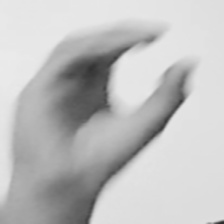
#> input picture mark 4/preaugmentation/0/Abellaneda_0-9_0007.jpg, 224 x 224 px; its folder holds only this picture in this run
$ python augmentation.py
#> lines starting #> are read from the running program, lines starting #| are printed output that depends on the picture
# augmentation.py
import os
import cv2
import csv
import random
import numpy as np
from glob import glob

# Input / Output
input_folder = "preaugmentation"
output_folder = "augmented"
annotations_file = "augmented_annotations.csv"

os.makedirs(output_folder, exist_ok=True)

# Create CSV header
with open(annotations_file, mode="w", newline="") as f:
    writer = csv.writer(f)
    writer.writerow(["class_label", "original_filename", "augmented_filename"])

# --- Augmentation functions ---

def random_rotation(image):
    angle = random.uniform(-15, 15)
    h, w = image.shape[:2]
    M = cv2.getRotationMatrix2D((w/2, h/2), angle, 1)
    return cv2.warpAffine(image, M, (w, h), borderMode=cv2.BORDER_REFLECT)

def horizontal_flip(image):
    return cv2.flip(image, 1)

def random_brightness_contrast(image):
    alpha = random.uniform(0.7, 1.3)  # contrast
    beta = random.uniform(-40, 40)    # brightness
    return cv2.convertScaleAbs(image, alpha=alpha, beta=beta)

def random_zoom_translation(image):
    h, w = image.shape[:2]
    zoom_factor = random.uniform(1.0, 1.2)  # up to 20% zoom
    new_w, new_h = int(w * zoom_factor), int(h * zoom_factor)

    resized = cv2.resize(image, (new_w, new_h))
    x_start = random.randint(0, max(new_w - w, 0))
    y_start = random.randint(0, max(new_h - h, 0))
    cropped = resized[y_start:y_start+h, x_start:x_start+w]

    if cropped.shape[0] < h or cropped.shape[1] < w:
        cropped = cv2.resize(cropped, (w, h))

    return cropped

def add_noise(image):
    noise = np.random.normal(0, 20, image.shape).astype(np.int16)
    noisy = np.clip(image.astype(np.int16) + noise, 0, 255).astype(np.uint8)
    return noisy

def augment_image(img):
    transforms = [
        random_rotation,
        horizontal_flip,
        random_brightness_contrast,
        random_zoom_translation,
        add_noise
    ]
    # Randomly pick one transform per augmentation
    return random.choice(transforms)(img)

# --- Process each class folder ---
for class_folder in os.listdir(input_folder):
    class_path = os.path.join(input_folder, class_folder)
    if not os.path.isdir(class_path):
        continue

    # Output subfolder
    output_class_folder = os.path.join(output_folder, class_folder)
    os.makedirs(output_class_folder, exist_ok=True)

    # Process all images
    images = glob(os.path.join(class_path, "*.jpg")) + glob(os.path.join(class_path, "*.png"))

    for img_path in images:
        img_name = os.path.basename(img_path)
        img = cv2.imread(img_path)
#> img is the input picture: shape (224, 224, 3); min 43, max 234, mean 190.8

        if img is None:
            print(f"⚠️ Skipping unreadable image: {img_path}")
            continue

        # Generate 50 augmented images
        for i in range(50):
            aug_img = augment_image(img)
            aug_filename = f"{os.path.splitext(img_name)[0]}_aug{i+1:03d}.jpg"
            aug_path = os.path.join(output_class_folder, aug_filename)

            cv2.imwrite(aug_path, aug_img)

            # Save annotation
            with open(annotations_file, mode="a", newline="") as f:
                writer = csv.writer(f)
                writer.writerow([class_folder, img_name, aug_filename])
#> this loop made 50 passes
#> pass 1, in random_zoom_translation, `cropped = resized[y_start:y_start+h, x_start:x_start+w]`:
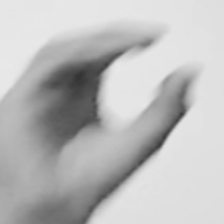
#> cropped: shape (224, 224, 3); min 50, max 233, mean 187.4
#> pass 2, `aug_img = augment_image(img)`:
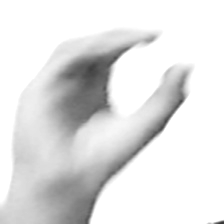
#> aug_img: shape (224, 224, 3); min 54, max 255, mean 225.8

    print(f"✅ Finished class {class_folder}: {len(images)*50} augmented images saved to {output_class_folder}")
#| ✅ Finished class 0: 50 augmented images saved to augmented/0
#> pass 2 of the loop `for class_folder in os.listdir(input_folder):`:
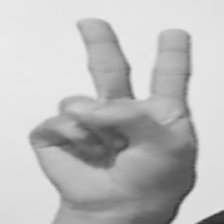
#> input picture mark 4/preaugmentation/2/Abellaneda_0-9_0207.jpg, 224 x 224 px
#> img is the input picture: shape (224, 224, 3); min 43, max 235, mean 189.2
#> the loop `for i in range(50):` made 50 passes
#> pass 1, in add_noise (call 13), `noisy = np.clip(image.astype(np.int16) + noise, 0, 255).astype(np.uint8)`:
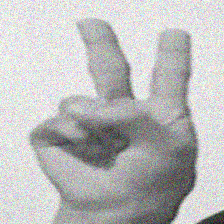
#> noisy: shape (224, 224, 3); mean B, G, R 188.9, 188.9, 188.9
#> pass 3, `aug_img = augment_image(img)`:
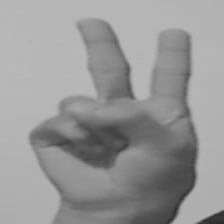
#> aug_img: shape (224, 224, 3); min 41, max 185, mean 150.8
#| ✅ Finished class 2: 50 augmented images saved to augmented/2
#> pass 3 of the loop `for class_folder in os.listdir(input_folder):`:
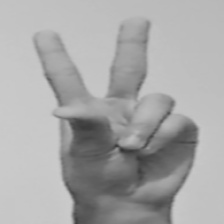
#> input picture mark 4/preaugmentation/3/Abellaneda_0-9_0248.jpg, 224 x 224 px
#> img is the input picture: shape (224, 224, 3); min 51, max 205, mean 167.6
#> the loop `for i in range(50):` made 50 passes
#> pass 1, `aug_img = augment_image(img)`:
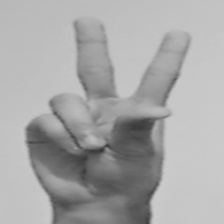
#> aug_img: shape (224, 224, 3); min 51, max 205, mean 167.6
#> pass 3, in add_noise (call 23), `noisy = np.clip(image.astype(np.int16) + noise, 0, 255).astype(np.uint8)`:
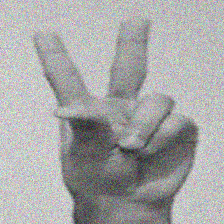
#> noisy: shape (224, 224, 3); mean B, G, R 167.5, 167.6, 167.5
#| ✅ Finished class 3: 100 augmented images saved to augmented/3

print("\n🎉 Augmentation completed!")
print(f"➡ Augmented dataset saved to '{output_folder}/'")
print(f"➡ Metadata saved to '{annotations_file}'")
